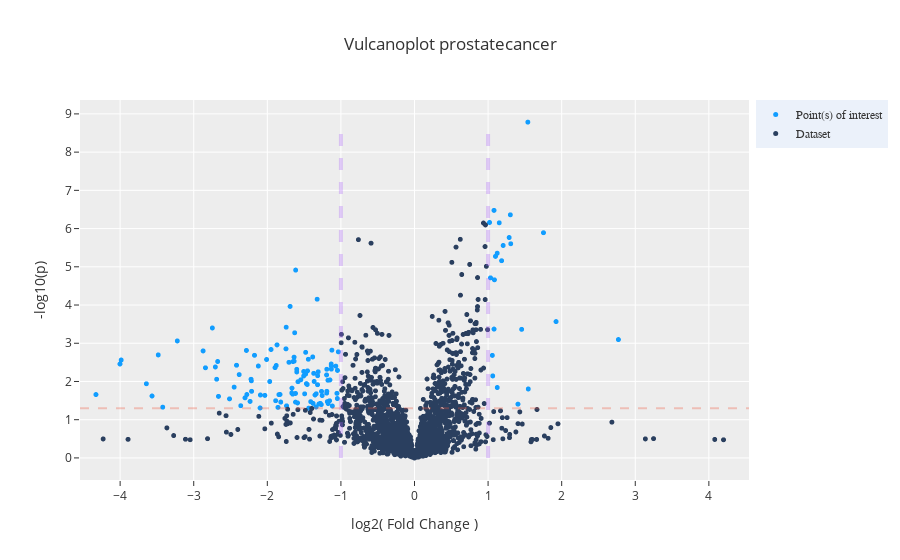

The notebook cell this image was saved under:
### Code cell
i = "prostatecancer"
dash_bio.VolcanoPlot(dataframe=d[i].reset_index(), **params)

### Figure 1 — Plotly figure (JSON) as saved in the notebook; plotly's stock layout.template omitted (floating-point values rounded to 4 significant figures; data arrays with more than 128 entries replaced by an {"elided": "..."} marker saying what was removed)
{"data": [{"marker": {"color": "#119DFF", "size": 5}, "mode": "markers", "name": "Point(s) of interest", "text": {"elided": "132 str values"}, "type": "scattergl", "x": {"elided": "132 float values"}, "y": {"elided": "132 float values"}}, {"marker": {"color": "#2A3F5F", "size": 5}, "mode": "markers", "name": "Dataset", "text": {"elided": "2598 str values"}, "type": "scattergl", "x": {"elided": "2598 float values"}, "y": {"elided": "2598 float values"}}], "layout": {"autosize": false, "hovermode": "closest", "legend": {"bgcolor": "#ebf1fa", "font": {"family": "sans-serif"}, "x": 1.01, "yanchor": "top"}, "shapes": [{"line": {"color": "#AB63FA", "dash": "dash", "width": 4}, "name": "effect size min line", "type": "line", "x0": -1, "x1": -1, "xref": "x", "y0": 0.001151, "y1": 8.785, "yref": "y"}, {"line": {"color": "#AB63FA", "dash": "dash", "width": 4}, "name": "effect size max line", "type": "line", "x0": 1, "x1": 1, "xref": "x", "y0": 0.001151, "y1": 8.785, "yref": "y"}, {"line": {"color": "#EF553B", "dash": "dash", "width": 2}, "name": "genomewide_line", "type": "line", "x0": -4.545, "x1": 4.545, "xref": "x", "y0": 1.301, "y1": 1.301, "yref": "y"}], "title": {"text": "Vulcanoplot prostatecancer"}, "xaxis": {"range": [-4.545, 4.545], "title": {"text": "log2( Fold Change )"}, "zeroline": false}, "yaxis": {"title": {"text": "-log10(p)"}, "zeroline": false}}}
